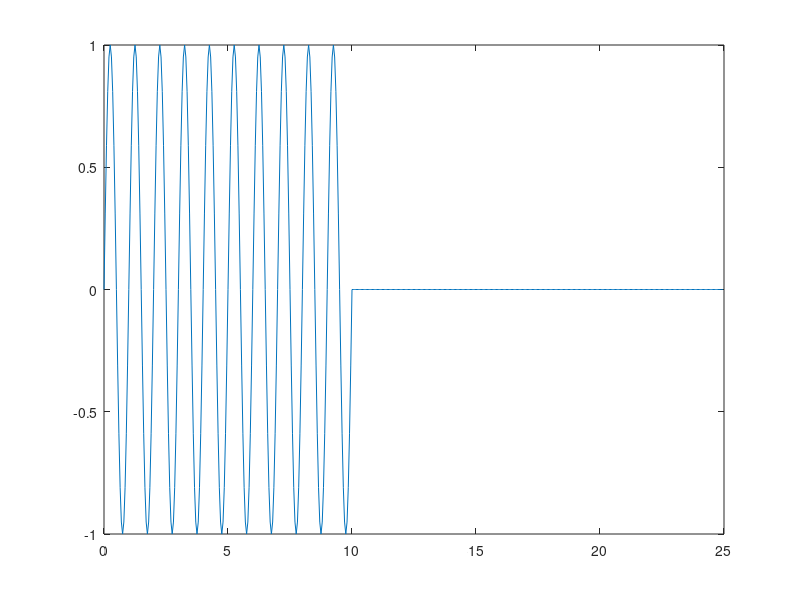
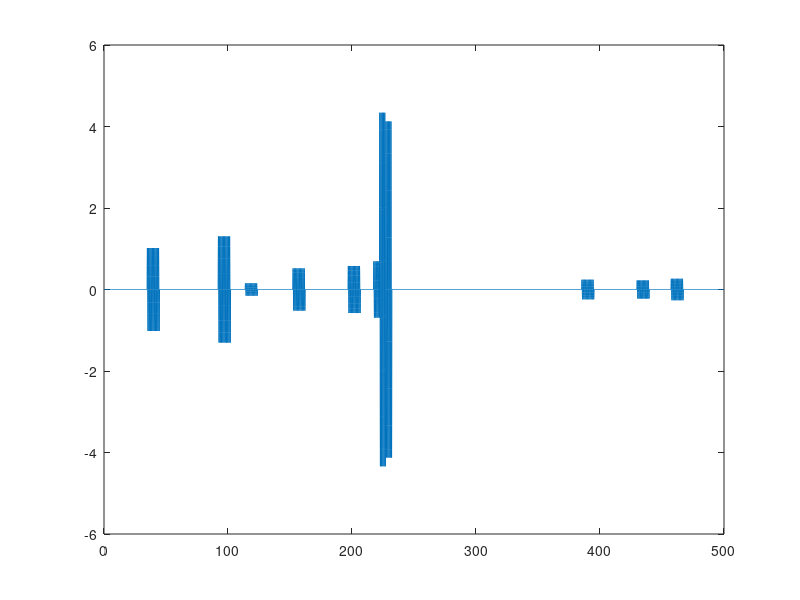

Recreate these plots in MATLAB, in order. (Note: this script raises an error after producing the figures.)
fs = 20;
dt = 1/fs;
t0 = dt*(0:25*fs-1);
N0 = length(t0);
p = sin(2*pi*t0) .* (sin(2*pi*t0/30).*(t0<=15) + 0.5*sin(2*pi*(t0-14)/10).*(t0>=14 & t0 <= 19));
p = sin(2*pi*t0) .* (t0 <= 10);
figure;
plot(t0, p)


t = dt*(0:500*fs-1);
N = length(t);
c = zeros(size(t));
Npeaks = 10;
c(floor(N*rand(1, Npeaks))+1) = exp(randn(1, Npeaks));

x = conv(c, p);
x = x(N0:end);

figure;
plot(t, x);

%%

% Fp0 = zeros(size(t0));
% for k = 1:8
%     Fp0 = Fp0 + abs(fft(x((k-1)*N0+1:k*N0))).^2;
% end
% Fp0 = sqrt(Fp0 / 8);

Rx = xcorr(x);
Fp0 = sqrt(abs(fft(Rx(N-249:N+250))));

p0 = ifft(Fp0);

Fx = fft(x);
M = @(theta) sum(abs(ifft(Fx ./ (fft([ifft(exp(1i*theta).*Fp0), zeros(1, N-N0)])))));
% M = @(theta) - abs(ifft(Fx ./ (fft([ifft(exp(1i*theta).*Fp0), zeros(1, N-N0)])))).^2;

% M(zeros(1, N0))
% M(2*pi*rand(1, N0))

opt = optimoptions('lsqnonlin','MaxFunctionEvaluations', 1e6, 'MaxIterations', 1e4);
theta = lsqnonlin(M, 2*pi*zeros(1, N0), [], [], opt);

p0 = ifft(exp(1i*theta).*Fp0);
figure;
plot(t0, p0);
c0 = ifft(fft(x) ./ fft([p0, zeros(1, N-N0)]));
% figure;
% plot(t, c0);
